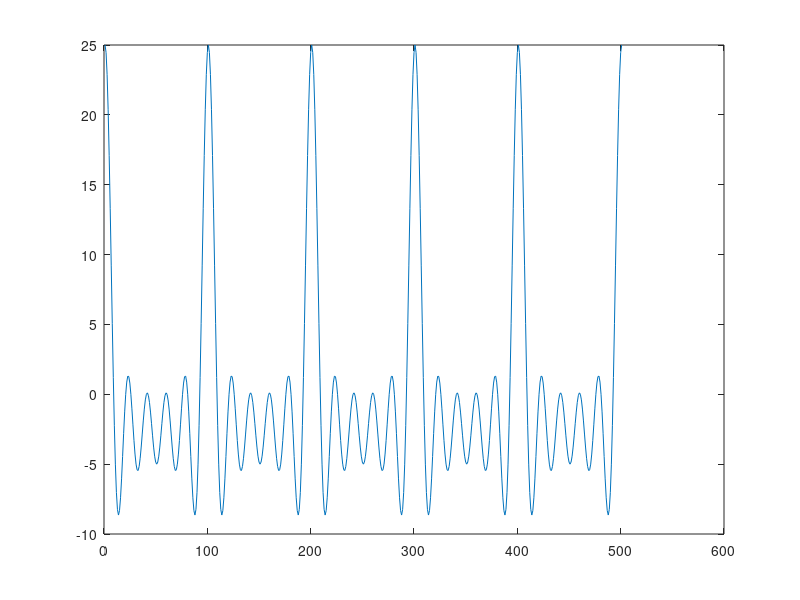

This figure's MATLAB source:
clc 
clear all
close all
x=[]
lx=input("Enter x array len: ");
h=0;
for i=1:lx
  l=input("Enter lx: ");
  x=[x,l];
 endfor
 ly=input("Enter ly: ");
 t=0:0.01:ly
 for i=1:lx
   h+=x(i)*cos(2*pi*t*i);
 endfor
 plot(h)
